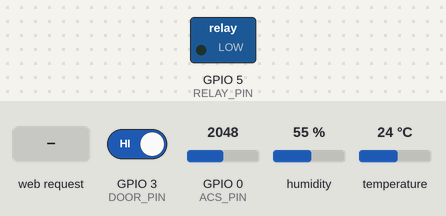
Bench run of a sketch on a simulated ESP32. Shown: switched loads named in the sketch (green lamp = pin HIGH). The inputs (shaded band) are chosen by the test bench; at power-on: GPIO 0 (ACS_PIN) = 2048, GPIO 3 (DOOR_PIN) HIGH, humidity 55 %, temperature 24 °C. WiFi joins after 1.5 s; servers stay silent unless stated; what the sketch prints to the serial monitor is not drawn.

Above: at 3.7 s.
3.8 s: HTTP request GET /data?buzzer=1 received
At 4.1 s:
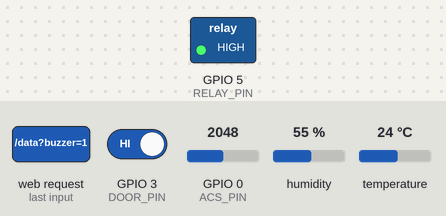
10.0 s: HTTP request GET /data?buzzer=0 received
At 11.2 s:
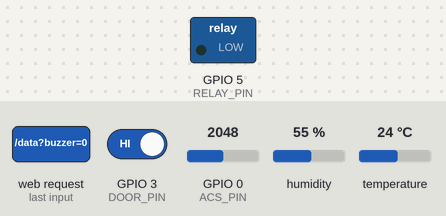
11.5 s: HTTP request GET /data?buzzer=120 received
At 12.3 s:
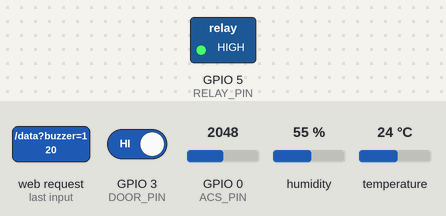
Timing chart, 0 to 14.5 s (numbered marks = the images above; inputs shaded):
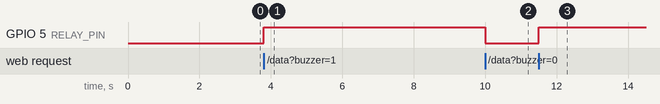

Measured:
- after the input at 3.8 s, GPIO 5 (RELAY_PIN): LOW → HIGH at once
- after the input at 10.0 s, GPIO 5 (RELAY_PIN): HIGH → LOW at once
- after the input at 11.5 s, GPIO 5 (RELAY_PIN): LOW → HIGH at once

The sketch:

hieu.ino
```cpp
#include <WiFi.h>
#include <DNSServer.h>
#include <WebServer.h>
#include <WiFiManager.h> // Thêm thư viện WiFiManager
#include "DHT.h"

// --- KHÔNG THAY ĐỔI CẤU HÌNH CHÂN KẾT NỐI VẬT LÝ CỦA BẠN ---
#define DHTPIN 2
#define DHTTYPE DHT22
#define DOOR_PIN 3
#define RELAY_PIN 5
#define ACS_PIN 0

#define RELAY_ON  HIGH
#define RELAY_OFF LOW

DHT dht(DHTPIN, DHTTYPE);
WebServer server(80); // Khởi tạo WebServer cổng 80

// Biến lưu thông số cảm biến để gửi lên Web Dashboard
float temperature = 0.0;
float humidity = 0.0;
int doorState = LOW;
float currentVal = 0.0;

unsigned long previousMillis = 0;
const long interval = 2000;

// Hàm xử lý API Endpoint /data trả về JSON cho Dashboard
void handleDataEndpoint() {
  // Nhận lệnh tắt/bật còi báo động từ giao diện Web
  if (server.hasArg("buzzer")) {
    int buzzerArg = server.arg("buzzer").toInt();
    digitalWrite(RELAY_PIN, buzzerArg ? RELAY_ON : RELAY_OFF);
  }

  // Trả về JSON (Cửa tủ: HIGH = Mở = 1, LOW = Đóng = 0)
  String json = "{\n";
  json += "  \"temp\": " + String(temperature, 1) + ",\n";
  json += "  \"hum\": " + String(humidity, 0) + ",\n";
  json += "  \"door\": " + String(doorState == HIGH ? 1 : 0) + ",\n";
  json += "  \"current\": " + String(currentVal, 3) + "\n";
  json += "}";

  server.sendHeader("Access-Control-Allow-Origin", "*"); // CORS Header cho phép trình duyệt truy cập
  server.send(200, "application/json", json);
}

void setup() {
  Serial.begin(115200);
  delay(1000);
  Serial.println("\n====== KHỞI ĐỘNG HỆ THỐNG ======");

  // Khởi tạo các cảm biến và relay
  dht.begin();
  pinMode(DOOR_PIN, INPUT_PULLUP);
  pinMode(RELAY_PIN, OUTPUT);
  digitalWrite(RELAY_PIN, RELAY_OFF);

  // KẾT NỐI WI-FI QUA WIFIMANAGER
  WiFiManager wm;
  wm.setConfigPortalTimeout(180);

  if (!wm.autoConnect("ESP32_QuanLyThucPham")) {
    Serial.println("Kết nối thất bại hoặc hết thời gian chờ cấu hình. Đang khởi động lại ESP...");
    delay(3000);
    ESP.restart();
  }

  // Kết nối thành công
  Serial.println("");
  Serial.println("🎉 ĐÃ KẾT NỐI WI-FI THÀNH CÔNG!");
  Serial.print("Địa chỉ IP của ESP32: ");
  Serial.println(WiFi.localIP());
  Serial.println("=================================================");

  // Khởi chạy WebServer
  server.on("/data", HTTP_GET, handleDataEndpoint);
  server.begin();
  Serial.println("HTTP WebServer đã khởi chạy thành công.");
}

void loop() {
  server.handleClient(); // Xử lý các yêu cầu kết nối từ Web Dashboard

  unsigned long currentMillis = millis();
  doorState = digitalRead(DOOR_PIN);

  if (currentMillis - previousMillis >= interval) {
    previousMillis = currentMillis;

    humidity = dht.readHumidity();
    temperature = dht.readTemperature();

    // Đọc ADC từ ACS712 và tính toán dòng điện (Ampe)
    float avgADC = 0;
    for(int i = 0; i < 20; i++) {
      avgADC += analogRead(ACS_PIN);
      delay(1);
    }
    avgADC = avgADC / 20.0;

    // Chuyển đổi giá trị ADC thành dòng điện thực tế (chỉnh offset & độ nhạy của ACS712)
    float adcVolt = (avgADC / 4095.0) * 3.3;
    currentVal = (adcVolt - 1.65) / 0.185; // Cảm biến ACS712 5A (Độ nhạy 185mV/A, offset 1.65V)
    if (currentVal < 0.02) {
      currentVal = 0.0; // Lọc bỏ nhiễu dòng điện nhỏ
    }

    Serial.println("\n--- THÔNG SỐ HỆ THỐNG ---");
    if (isnan(humidity) || isnan(temperature)) {
      Serial.println("❌ Lỗi: Không đọc được dữ liệu từ DHT22!");
    } else {
      Serial.print("🌡️ Nhiệt độ: "); Serial.print(temperature, 1); Serial.println(" °C");
      Serial.print("💧 Độ ẩm: "); Serial.print(humidity, 1); Serial.println(" %");
    }

    Serial.print("🚪 Cửa tủ: ");
    Serial.println((doorState == HIGH) ? "ĐANG MỞ 🔓" : "ĐÃ ĐÓNG 🔒");
    Serial.print("⚡ Dòng điện: "); Serial.print(currentVal, 3); Serial.println(" A");
    Serial.print("📡 Wi-Fi hiện tại: "); Serial.println(WiFi.SSID());
    Serial.print("🌐 Địa chỉ IP ESP32: "); Serial.println(WiFi.localIP());
    Serial.println("-------------------------");

    // Còi báo động vật lý (Buzzer) bây giờ sẽ do Web Dashboard điều khiển hoàn toàn
    // nhằm đảm bảo các nút "Tắt còi" và nút "Tắt âm thanh" hoạt động chính xác.
  }
}
```
